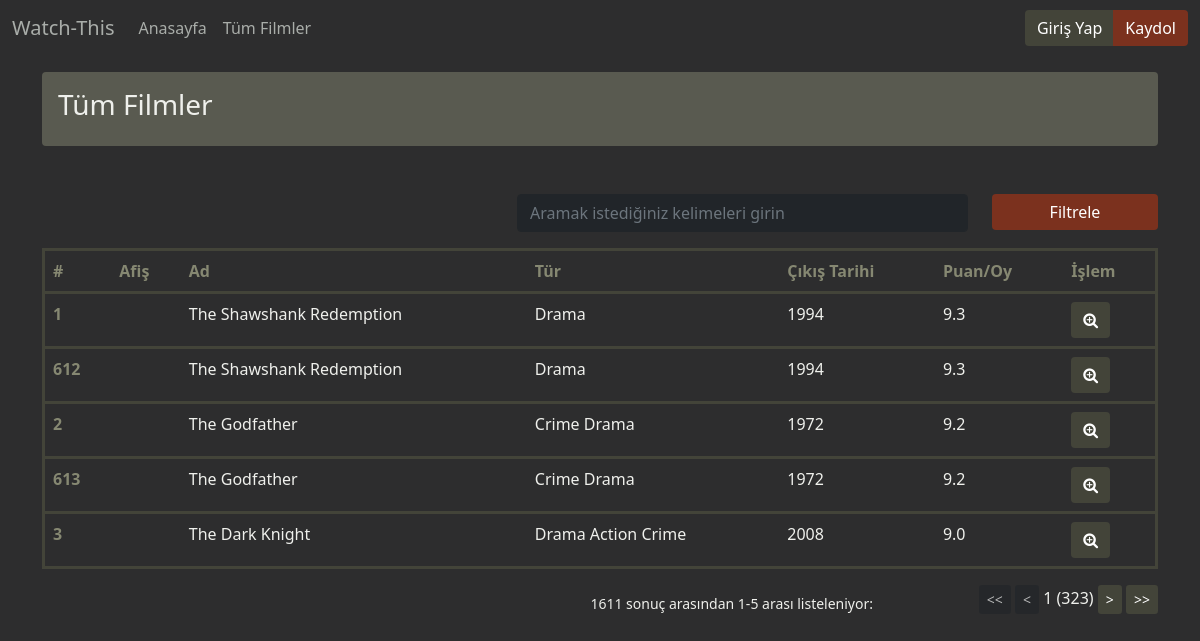
Screenshot of /movies/all/1 with the database file from the repository.
### app/src/models.py (models this page shows, shortened)
class Movie(Base):
    __tablename__ = 'movies'
    id = Column(Integer, primary_key=True)
    title = Column(String)
    year = Column(Integer)
    poster = Column(String)
    duration = Column(Integer)
    imdb_rating = Column(Float)
    metascore_rating = Column(Float)
    director = relationship("Director", back_populates="movies")
    director_id = Column(Integer, ForeignKey('directors.id'))
    actors = relationship(
        "Actor", secondary=movie_actor_link, back_populates="movies")
    genres = relationship(
        "Genre", secondary=movie_genre_link, back_populates="movies")
    scores = relationship("UserScore", back_populates="movie")

class Genre(Base):
    __tablename__ = 'genres'
    id = Column(Integer, primary_key=True)
    name = Column(String)
    movies = relationship(
        "Movie", secondary=movie_genre_link, back_populates="genres")

### app/views.py (the view)
@app.route('/movies/all/<page>')
def all_movies(page):
    movies, total_movies = services.get_movies(int(page), "imdb_rating", 5)
    token = request.cookies.get("token")
    user = services.check_login(token)
    if user:
        scores = user.scores
        keys = movies.keys()
        for i in scores:
            if i.movie_id in keys:
                movies[i.movie_id]["user_score"] = i.score
    total_page = math.ceil(total_movies/5)
    return render_template("movies.html", movies=movies, page=page, total_page=total_page, total_movies=total_movies)

### app/src/services.py (called while the page is built, shortened)
def movies_to_dict(movies):
    titles = [i.title for i in movies]
    years = [i.year for i in movies]
    posters = [i.poster for i in movies]
    genres = [[g.name for g in i.genres] for i in movies]
    imdb_ratings = [i.imdb_rating for i in movies]
    casts = [[c.name for c in i.actors] for i in movies]
    directors = [i.director.name for i in movies]
    temp = dict()
    for i, movie in enumerate(movies):
        temp[movie.id] = {'title': titles[i],
                          'year': years[i],
                          'poster': posters[i],
                          'genre': genres[i],
                          'imdb_rating': imdb_ratings[i],
                          'cast': casts[i],
                          'director': directors[i]
                          }
    return temp

def get_movies(page, sortby, count, asc=False):
    if asc:
        s = asc
    else:
        s = desc
    sorts = [
        "title",
        "year",
        "duration",
        "imdb_rating",
    ]
    if sortby not in sorts:
        return False
    movies = session.query(Movie).order_by(
        s(sortby)).all()
    length = len(movies)
    movies = movies[count*(page-1):count*(page)]
    movies = movies_to_dict(movies)
    return movies, length

def check_login(token):
    try:
        decoded = jwt.decode(token, SECRET_KEY, algorithms=['HS256'])
        username = decoded['username']
        expiration_time = datetime.datetime.fromtimestamp(decoded['exp'])
    except:
        return None

### app/views.py (called while the page is built)
@app.context_processor
def inject_user():
    token = request.cookies.get("token")
    user = services.check_login(token)
    is_login = False
    if user:
        is_login = True
        return dict(is_login=is_login, username=user.name)
    return dict(is_login=is_login)

### app/templates/movies.html
{% extends 'layout.html' %}
{% block content %}
<div class="container">
    <div class=" p-3 rounded mt-3" style="background-color: rgba(134, 136, 114, .5);">
        <h3 class="text-capitalize">Tüm Filmler</h3>
    </div>
    {% with title="Popüler Filmler", movies=movies, page=page | int, total_page=total_page | int, total_movies=total_movies | int %}
    {% include 'components/movie_table.html' %}
    {% endwith %}
</div>
{% endblock %}

### app/templates/layout.html (shortened to what this page needs)
<!DOCTYPE html>
<html lang="en">
<head>
    <link href="https://cdn.jsdelivr.net/npm/bootstrap@5.0.0-beta1/dist/css/bootstrap.min.css" rel="stylesheet"
>
    <link rel="stylesheet" href="https://cdnjs.cloudflare.com/ajax/libs/font-awesome/4.7.0/css/font-awesome.min.css">
</head>
<body>
    {% with is_login=is_login %}
    {% include 'components/navbar.html' %}
    {% endwith %}
    {% block body %}
    <section class="main-section">
        {% block content %}{% endblock %}
    </section>
    {% endblock %}
</body>
</html>

### app/templates/components/navbar.html (shortened to what this page needs)
<nav class="navbar navbar-expand-lg navbar-light" style="background-color: none;">
    <div class="container-fluid">
        <a class="navbar-brand" href="/">Watch-This</a>
        <div class="collapse navbar-collapse" id="navbarSupportedContent">
            <ul class="navbar-nav me-auto mb-2 mb-lg-0">
                <li class="nav-item">
                    <a class="nav-link active" aria-current="page" href="/">Anasayfa</a>
                </li>
                <li class="nav-item">
                    <a class="nav-link" href="/movies">Tüm Filmler</a>
                </li>
            </ul>
            <div class="d-flex">
                <div class="btn-group" role="group" aria-label="Button group">
                    {% if not is_login %}
                    <button class="btn btn-dark" style=" background-color:rgb(67, 68, 57); border: none; " type="submit" data-bs-toggle="modal" data-bs-target="#loginModal">Giriş Yap</button>
                    <button class="btn btn-dark" style="background-color: rgb(123, 49, 30); border: none;" type="submit" data-bs-toggle="modal" data-bs-target="#registerModal">Kaydol</button>
                    {% else  %}
                    <a class="btn btn-dark" style=" background-color:rgb(67, 68, 57); border: none; " href="/logout">Çıkış Yap</a>
                    {% endif  %}
                </div>
            </div>
        </div>
    </div>
</nav>

### app/templates/components/movie_table.html (shortened to what this page needs)
<div class="list mt-5">
    <form class="row">
        <div class="offset-5 col-5">
            <input id="search-bar" type="text" class="form-control bg-dark border-dark text-light"
                placeholder="Aramak istediğiniz kelimeleri girin">
        </div>
        <div class="col-2">
            <button id="search-button" class="btn btn-dark form-control"
                style="background-color: rgb(123, 49, 30); border:none" type="button">Filtrele</button>
        </div>
    </form>
    <table class="table table-borderless table-light mt-3 custom-table">
        <thead>
            <tr>
                <th scope="col">#</th>
                <th scope="col">Afiş</th>
                <th scope="col">Ad</th>
                <th scope="col">Tür</th>
                <th scope="col">Çıkış Tarihi</th>
                <th scope="col">Puan/Oy</th>
                <th scope="col">İşlem</th>
            </tr>
        </thead>
        <tbody>
            {% for index, movie in movies.items() %}
            <tr>
                <th scope="row">{{ index }}</th>
                <td>
                </td>
                <td>{{ movie.title }}</td>
                <td>
                    {% for val in movie.genre %}
                        {{val}}
                    {% endfor %}
                </td>
                <td>{{movie.year}}</td>
                <td>{{movie.imdb_rating}}</td>
                <td>
                        <button class="btn btn-dark" style="background-color: rgb(67, 68, 57); border:none;"
                            type="button" data-bs-toggle="modal" data-bs-target="#movieModal" onclick="dynamicModal(
                                `{{index}}`,
                                `{{movie.title}}`,
                                `{{movie.poster}}`,
                                `{{movie.year}}`,
                                `{{movie.director}}`,
                                `{{movie.genre}}`,
                                `{{movie.cast}}`,
                                `{{movie.imdb_rating}}`,
                                `{{movie.user_score}}`
                            );">
                            <i class="fa fa-search-plus" aria-hidden="true"></i>
                        </button>
                </td>
            </tr>
            {% endfor %}
        </tbody>
    </table>
    <form class="row pagination mb-5">
        <div class="offset-5 col-4 align-content-end small" style="text-align: end;">
            {{ total_movies }} sonuç arasından {{ (page-1)*5+1 }}-{{ (page)*5 }} arası listeleniyor:
        </div>
        <div class="col-3 align-content-end" style="text-align: end;">
            <button id="first-btn" class="btn btn-dark btn-sm" type="button" onclick="firstPage()">
                << </button>
                    <button id="prev-btn" class="btn btn-dark btn-sm" type="button" onclick="prevPage()">
                        < </button>
                             {{page}} ({{ total_page }})
                            <button id="next-btn" class="btn btn-dark btn-sm" type="button" onclick="nextPage()"> > </button>
                            <button id="last-btn" class="btn btn-dark btn-sm" type="button" onclick="lastPage()"> >> </button>
        </div>
    </form>
</div>

### app/templates/layout.html (style rules this page uses)
body { background-color: rgb(45, 45, 46); color: rgb(239, 240, 236); }
.navbar a { color: rgb(169, 173, 169) !important; }
.custom-table { border-radius: 100px; color: rgb(239, 240, 236); border: 3px solid rgb(67, 68, 57); }
.custom-table th { color: rgba(134, 136, 114); }
.custom-table tr { border-bottom: 3px solid rgb(67, 68, 57); }
.custom-table td, .custom-table th { background-color: rgba(0, 0, 0, 0); }
.pagination button { background-color: rgb(67, 68, 57); border: none; }

### rows the page displays
Movie: title "The Shawshank Redemption", year "1994", imdb_rating "9.3"
Genre: name "Drama"
Movie: id "612", title "The Shawshank Redemption", year "1994", imdb_rating "9.3"
Movie: title "The Godfather", year "1972", imdb_rating "9.2"
Genre: name "Crime"
Genre: name "Drama"
Movie: id "613", title "The Godfather", year "1972", imdb_rating "9.2"
Movie: title "The Dark Knight", year "2008", imdb_rating "9.0"
Genre: name "Action"
Genre: name "Crime"

### other values shown
{{ index }} "1" "2" "3"
{{ total_movies }} "1611"
{{ (page-1)*5+1 }} "1"
{{ (page)*5 }} "5"
{{ page }} "1"
{{ total_page }} "323"
